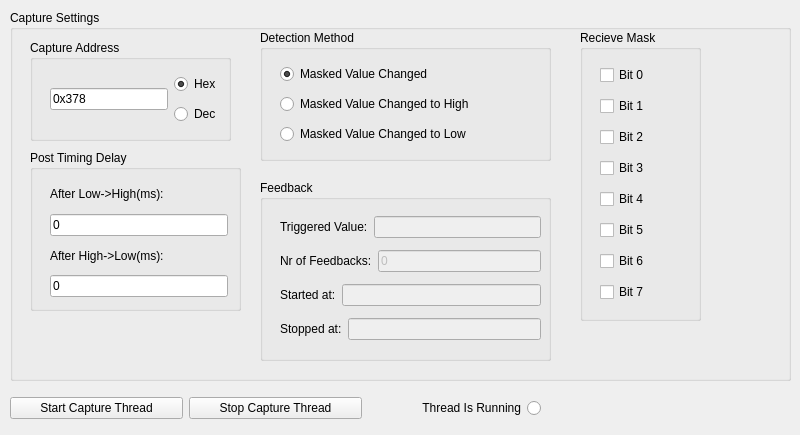
   <widget class="QWidget" name="tab2">
    <attribute name="title">
     <string>Capture</string>
    </attribute>
    <widget class="QGroupBox" name="gb_CaptureThread">
     <property name="geometry">
      <rect>
       <x>10</x>
       <y>10</y>
       <width>781</width>
       <height>371</height>
      </rect>
     </property>
     <property name="title">
      <string>Capture Settings</string>
     </property>
     <widget class="QGroupBox" name="groupBox_8">
      <property name="geometry">
       <rect>
        <x>570</x>
        <y>20</y>
        <width>121</width>
        <height>291</height>
       </rect>
      </property>
      <property name="title">
       <string>Recieve Mask</string>
      </property>
      <widget class="QWidget" name="">
       <property name="geometry">
        <rect>
         <x>20</x>
         <y>30</y>
         <width>81</width>
         <height>251</height>
        </rect>
       </property>
       <layout class="QVBoxLayout" name="verticalLayout_6">
        <item>
         <widget class="QCheckBox" name="chkCaptureMaskB0">
          <property name="text">
           <string>Bit 0</string>
          </property>
         </widget>
        </item>
        <item>
         <widget class="QCheckBox" name="chkCaptureMaskB1">
          <property name="text">
           <string>Bit 1</string>
          </property>
         </widget>
        </item>
        <item>
         <widget class="QCheckBox" name="chkCaptureMaskB2">
          <property name="text">
           <string>Bit 2</string>
          </property>
         </widget>
        </item>
        <item>
         <widget class="QCheckBox" name="chkCaptureMaskB3">
          <property name="text">
           <string>Bit 3</string>
          </property>
         </widget>
        </item>
        <item>
         <widget class="QCheckBox" name="chkCaptureMaskB4">
          <property name="text">
           <string>Bit 4</string>
          </property>
         </widget>
        </item>
        <item>
         <widget class="QCheckBox" name="chkCaptureMaskB5">
          <property name="text">
           <string>Bit 5</string>
          </property>
         </widget>
        </item>
        <item>
         <widget class="QCheckBox" name="chkCaptureMaskB6">
          <property name="text">
           <string>Bit 6</string>
          </property>
         </widget>
        </item>
        <item>
         <widget class="QCheckBox" name="chkCaptureMaskB7">
          <property name="text">
           <string>Bit 7</string>
          </property>
         </widget>
        </item>
       </layout>
      </widget>
     </widget>
     <widget class="QGroupBox" name="groupBox_9">
      <property name="geometry">
       <rect>
        <x>20</x>
        <y>30</y>
        <width>201</width>
        <height>101</height>
       </rect>
      </property>
      <property name="title">
       <string>Capture Address</string>
      </property>
      <widget class="QWidget" name="">
       <property name="geometry">
        <rect>
         <x>20</x>
         <y>30</y>
         <width>171</width>
         <height>59</height>
        </rect>
       </property>
       <layout class="QHBoxLayout" name="horizontalLayout_12">
        <item>
         <widget class="QLineEdit" name="txtCBaseAddress">
          <property name="text">
           <string>0x378</string>
          </property>
         </widget>
        </item>
        <item>
         <layout class="QVBoxLayout" name="verticalLayout_10">
          <item>
           <widget class="QRadioButton" name="rbBaseAddrinHex_C">
            <property name="text">
             <string>Hex</string>
            </property>
            <property name="checked">
             <bool>true</bool>
            </property>
           </widget>
          </item>
          <item>
           <widget class="QRadioButton" name="rbBaseAddrinDec_C">
            <property name="text">
             <string>Dec</string>
            </property>
           </widget>
          </item>
         </layout>
        </item>
       </layout>
      </widget>
     </widget>
     <widget class="QGroupBox" name="groupBox_10">
      <property name="geometry">
       <rect>
        <x>20</x>
        <y>140</y>
        <width>211</width>
        <height>161</height>
       </rect>
      </property>
      <property name="title">
       <string>Post Timing Delay</string>
      </property>
      <widget class="QWidget" name="">
       <property name="geometry">
        <rect>
         <x>20</x>
         <y>30</y>
         <width>178</width>
         <height>117</height>
        </rect>
       </property>
       <layout class="QVBoxLayout" name="verticalLayout_8">
        <item>
         <widget class="QLabel" name="lblATBaseAddress_5">
          <property name="text">
           <string>After Low-&gt;High(ms):</string>
          </property>
         </widget>
        </item>
        <item>
         <widget class="QLineEdit" name="txtLHDelay_C">
          <property name="text">
           <string>0</string>
          </property>
         </widget>
        </item>
        <item>
         <widget class="QLabel" name="lblATBaseAddress_6">
          <property name="text">
           <string>After High-&gt;Low(ms):</string>
          </property>
         </widget>
        </item>
        <item>
         <widget class="QLineEdit" name="txtHLDelay_C">
          <property name="text">
           <string>0</string>
          </property>
         </widget>
        </item>
       </layout>
      </widget>
     </widget>
     <widget class="QGroupBox" name="groupBox_11">
      <property name="geometry">
       <rect>
        <x>250</x>
        <y>20</y>
        <width>291</width>
        <height>131</height>
       </rect>
      </property>
      <property name="title">
       <string>Detection Method</string>
      </property>
      <widget class="QWidget" name="">
       <property name="geometry">
        <rect>
         <x>20</x>
         <y>30</y>
         <width>261</width>
         <height>89</height>
        </rect>
       </property>
       <layout class="QVBoxLayout" name="verticalLayout_7">
        <item>
         <widget class="QRadioButton" name="rbDecMethod_MVC0">
          <property name="text">
           <string>Masked Value Changed</string>
          </property>
          <property name="checked">
           <bool>true</bool>
          </property>
         </widget>
        </item>
        <item>
         <widget class="QRadioButton" name="rbDecMethodHigh_MVC1">
          <property name="text">
           <string>Masked Value Changed to High</string>
          </property>
         </widget>
        </item>
        <item>
         <widget class="QRadioButton" name="rbDecMethodLow_MVC2">
          <property name="text">
           <string>Masked Value Changed to Low</string>
          </property>
         </widget>
        </item>
       </layout>
      </widget>
     </widget>
     <widget class="QGroupBox" name="groupBox_12">
      <property name="geometry">
       <rect>
        <x>250</x>
        <y>170</y>
        <width>291</width>
        <height>181</height>
       </rect>
      </property>
      <property name="title">
       <string>Feedback</string>
      </property>
      <widget class="QWidget" name="">
       <property name="geometry">
        <rect>
         <x>20</x>
         <y>30</y>
         <width>261</width>
         <height>137</height>
        </rect>
       </property>
       <layout class="QVBoxLayout" name="verticalLayout_9">
        <item>
         <layout class="QHBoxLayout" name="horizontalLayout_8">
          <item>
           <widget class="QLabel" name="lblATBaseAddress_7">
            <property name="text">
             <string>Triggered Value:</string>
            </property>
           </widget>
          </item>
          <item>
           <widget class="QLineEdit" name="txtFeedBackTriggVal">
            <property name="enabled">
             <bool>false</bool>
            </property>
           </widget>
          </item>
         </layout>
        </item>
        <item>
         <layout class="QHBoxLayout" name="horizontalLayout_9">
          <item>
           <widget class="QLabel" name="lblATBaseAddress_8">
            <property name="text">
             <string>Nr of Feedbacks:</string>
            </property>
           </widget>
          </item>
          <item>
           <widget class="QLineEdit" name="txt_NrOfFeedBacks">
            <property name="enabled">
             <bool>false</bool>
            </property>
            <property name="text">
             <string>0</string>
            </property>
           </widget>
          </item>
         </layout>
        </item>
        <item>
         <layout class="QHBoxLayout" name="horizontalLayout_10">
          <item>
           <widget class="QLabel" name="lblATBaseAddress_9">
            <property name="text">
             <string>Started at:</string>
            </property>
           </widget>
          </item>
          <item>
           <widget class="QLineEdit" name="txtFeedBackStarted">
            <property name="enabled">
             <bool>false</bool>
            </property>
           </widget>
          </item>
         </layout>
        </item>
        <item>
         <layout class="QHBoxLayout" name="horizontalLayout_11">
          <item>
           <widget class="QLabel" name="lblATBaseAddress_10">
            <property name="text">
             <string>Stopped at:</string>
            </property>
           </widget>
          </item>
          <item>
           <widget class="QLineEdit" name="txtFeedBackStopped">
            <property name="enabled">
             <bool>false</bool>
            </property>
           </widget>
          </item>
         </layout>
        </item>
       </layout>
      </widget>
     </widget>
    </widget>
    <widget class="QWidget" name="">
     <property name="geometry">
      <rect>
       <x>10</x>
       <y>390</y>
       <width>531</width>
       <height>36</height>
      </rect>
     </property>
     <layout class="QHBoxLayout" name="horizontalLayout_7">
      <item>
       <widget class="QPushButton" name="btnStartCaptureThread">
        <property name="text">
         <string>Start Capture Thread</string>
        </property>
       </widget>
      </item>
      <item>
       <widget class="QPushButton" name="btnStopCaptureThread">
        <property name="text">
         <string>Stop Capture Thread</string>
        </property>
       </widget>
      </item>
      <item>
       <widget class="QRadioButton" name="rdb_CaptureThreadRunning">
        <property name="enabled">
         <bool>false</bool>
        </property>
        <property name="palette">
         <palette>
          <active>
           <colorrole role="WindowText">
            <brush brushstyle="SolidPattern">
             <color alpha="255">
              <red>0</red>
              <green>0</green>
              <blue>0</blue>
             </color>
            </brush>
           </colorrole>
           <colorrole role="Text">
            <brush brushstyle="SolidPattern">
             <color alpha="255">
              <red>255</red>
              <green>5</green>
              <blue>9</blue>
             </color>
            </brush>
           </colorrole>
           <colorrole role="ButtonText">
            <brush brushstyle="SolidPattern">
             <color alpha="255">
              <red>0</red>
              <green>0</green>
              <blue>0</blue>
             </color>
            </brush>
           </colorrole>
           <colorrole role="Base">
            <brush brushstyle="SolidPattern">
             <color alpha="255">
              <red>255</red>
              <green>255</green>
              <blue>255</blue>
             </color>
            </brush>
           </colorrole>
           <colorrole role="Shadow">
            <brush brushstyle="SolidPattern">
             <color alpha="255">
              <red>64</red>
              <green>64</green>
              <blue>64</blue>
             </color>
            </brush>
           </colorrole>
           <colorrole role="Highlight">
            <brush brushstyle="SolidPattern">
             <color alpha="255">
              <red>10</red>
              <green>36</green>
              <blue>106</blue>
             </color>
            </brush>
           </colorrole>
           <colorrole role="HighlightedText">
            <brush brushstyle="SolidPattern">
             <color alpha="255">
              <red>255</red>
              <green>255</green>
              <blue>255</blue>
             </color>
            </brush>
           </colorrole>
          </active>
          <inactive>
           <colorrole role="WindowText">
            <brush brushstyle="SolidPattern">
             <color alpha="255">
              <red>0</red>
              <green>0</green>
              <blue>0</blue>
             </color>
            </brush>
           </colorrole>
           <colorrole role="Text">
            <brush brushstyle="SolidPattern">
             <color alpha="255">
              <red>255</red>
              <green>5</green>
              <blue>9</blue>
             </color>
            </brush>
           </colorrole>
           <colorrole role="ButtonText">
            <brush brushstyle="SolidPattern">
             <color alpha="255">
              <red>0</red>
              <green>0</green>
              <blue>0</blue>
             </color>
            </brush>
           </colorrole>
           <colorrole role="Base">
            <brush brushstyle="SolidPattern">
             <color alpha="255">
              <red>255</red>
              <green>255</green>
              <blue>255</blue>
             </color>
            </brush>
           </colorrole>
           <colorrole role="Shadow">
            <brush brushstyle="SolidPattern">
             <color alpha="255">
              <red>64</red>
              <green>64</green>
              <blue>64</blue>
             </color>
            </brush>
           </colorrole>
           <colorrole role="Highlight">
            <brush brushstyle="SolidPattern">
             <color alpha="255">
              <red>10</red>
              <green>36</green>
              <blue>106</blue>
             </color>
            </brush>
           </colorrole>
           <colorrole role="HighlightedText">
            <brush brushstyle="SolidPattern">
             <color alpha="255">
              <red>255</red>
              <green>255</green>
              <blue>255</blue>
             </color>
            </brush>
           </colorrole>
          </inactive>
          <disabled>
           <colorrole role="WindowText">
            <brush brushstyle="SolidPattern">
             <color alpha="255">
              <red>0</red>
              <green>0</green>
              <blue>0</blue>
             </color>
            </brush>
           </colorrole>
           <colorrole role="Text">
            <brush brushstyle="SolidPattern">
             <color alpha="255">
              <red>255</red>
              <green>0</green>
              <blue>4</blue>
             </color>
            </brush>
           </colorrole>
           <colorrole role="ButtonText">
            <brush brushstyle="SolidPattern">
             <color alpha="255">
              <red>0</red>
              <green>0</green>
              <blue>0</blue>
             </color>
            </brush>
           </colorrole>
           <colorrole role="Base">
            <brush brushstyle="SolidPattern">
             <color alpha="255">
              <red>255</red>
              <green>255</green>
              <blue>255</blue>
             </color>
            </brush>
           </colorrole>
           <colorrole role="Shadow">
            <brush brushstyle="SolidPattern">
             <color alpha="255">
              <red>64</red>
              <green>64</green>
              <blue>64</blue>
             </color>
            </brush>
           </colorrole>
           <colorrole role="Highlight">
            <brush brushstyle="SolidPattern">
             <color alpha="255">
              <red>10</red>
              <green>36</green>
              <blue>106</blue>
             </color>
            </brush>
           </colorrole>
           <colorrole role="HighlightedText">
            <brush brushstyle="SolidPattern">
             <color alpha="255">
              <red>255</red>
              <green>255</green>
              <blue>255</blue>
             </color>
            </brush>
           </colorrole>
          </disabled>
         </palette>
        </property>
        <property name="layoutDirection">
         <enum>Qt::RightToLeft</enum>
        </property>
        <property name="text">
         <string>Thread Is Running</string>
        </property>
       </widget>
      </item>
     </layout>
    </widget>
   </widget>
